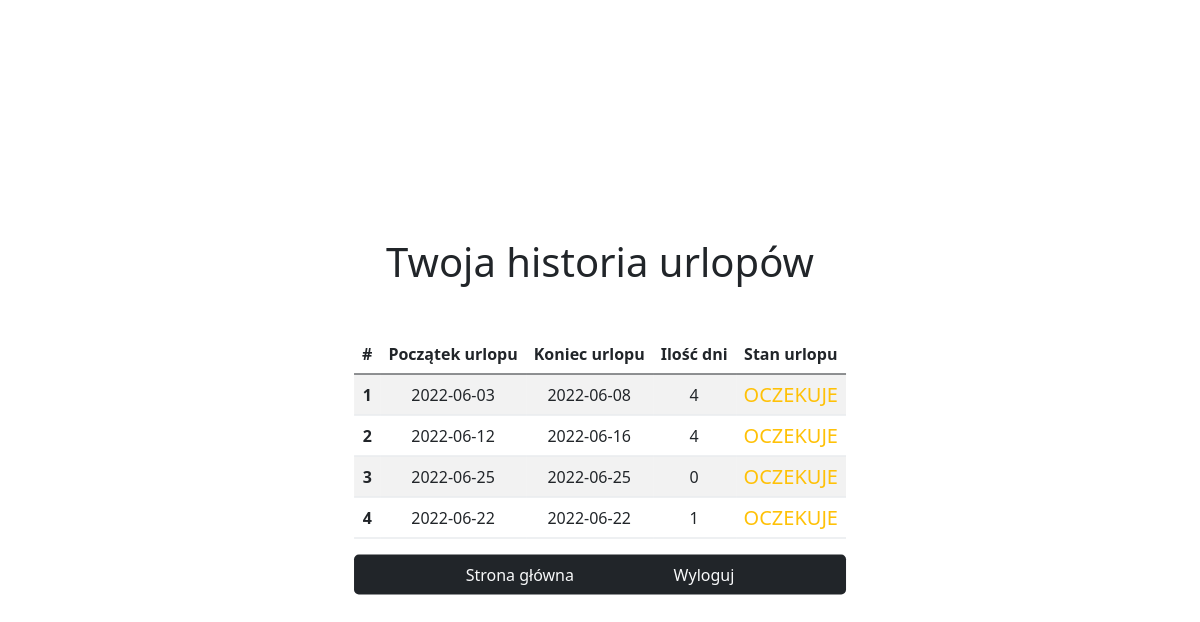
/leave-history (signed in), run on the app's committed database.
### urlop/models.py (models this page shows)
class Leave(db.Model, UserMixin):
    id = db.Column(db.Integer, primary_key=True)
    start_day = db.Column(db.DateTime, nullable=False)
    end_day = db.Column(db.DateTime, nullable=False)
    accepted = db.Column(db.Integer, unique=False, default=0)
    deleted = db.Column(db.Boolean, default=False, nullable=False)
    user_id = db.Column(db.Integer, db.ForeignKey('user.id'), nullable=False)

### urlop/routes.py (the view)
@app.route('/leave-history')
@login_required
def leave_history():
    user = current_user.username
    leaves = User.query.filter_by(username=user).first().leave
    return render_template('leave_history.html', leaves=leaves, days_fun=calculate_days)

### urlop/models.py (called while the page is built)
@login_manager.user_loader
def load_user(user_id):
    return User.query.get(int(user_id))

### urlop/routes.py (called while the page is built)
def calculate_days(start_date, end_date):
    delta = datetime.timedelta(days=1)
    days = 0
    while start_date <= end_date:
        days = days + 1 if start_date.isoweekday() <= 5 else days
        start_date += delta
    return days

### urlop/templates/leave_history.html (shortened to what this page needs)
{% extends 'base.html' %}
{% block content %}
<h1 class="mb-5">Twoja historia urlopów</h1>
    <table class="table table-striped">
        <thead>
            <tr>
                <th scope="col">#</th>
                <th scope="col">Początek urlopu</th>
                <th scope="col">Koniec urlopu</th>
                <th scope="col">Ilość dni</th>
                <th scope="col">Stan urlopu</th>
            </tr>
        </thead>
        <tbody>
            {% for leave in leaves %}
            <tr>
                <th scope="row">{{ loop.index }}</th>
                <td>{{leave.start_day.date()}}</td>
                <td>{{leave.end_day.date()}}</td>
                <td>{{days_fun(leave.start_day, leave.end_day)}}</td>
                <td>
                    {% if leave.accepted == 1 %}
                    <h5 class="text-success">ZAAKCEPTOWANO</h5>
                    {% elif leave.accepted == 0 %}
                    <h5 class="text-warning">OCZEKUJE</h5>
                    {% else %}
                    <h5 class="text-danger">ODRZUCONO</h5>
                    {% endif %}
                </td>
            </tr>
            {% endfor %}
        </tbody>
    </table>
<nav class="navbar navbar-dark bg-dark rounded-3">
    <div class="container-sm d-flex justify-content-evenly">
        <a href="{{url_for('index')}}" class="link-light text-decoration-none">Strona główna</a>
        <a href="{{url_for('logout')}}" class="link-light text-decoration-none">Wyloguj</a>
    </div>
</nav>
{% endblock %}

### urlop/templates/base.html (style rules this page uses)
.h1, .h2, .h3, .h4, .h5, .h6, h1, h2, h3, h4, h5, h6 { margin-bottom: 0; }
td, th { text-align:center; vertical-align:middle; }

### data on the page
Leave: start_day "2022-06-03", end_day "2022-06-08", start_day+end_day "4", accepted "OCZEKUJE"
Leave: start_day "2022-06-12", end_day "2022-06-16", start_day+end_day "4", accepted "OCZEKUJE"
Leave: start_day "2022-06-25", end_day "2022-06-25", start_day+end_day "0", accepted "OCZEKUJE"
Leave: start_day "2022-06-22", end_day "2022-06-22", start_day+end_day "1", accepted "OCZEKUJE"
